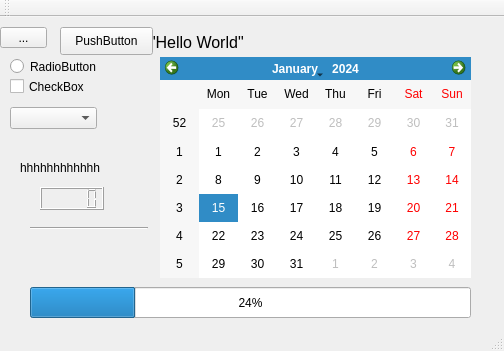
<?xml version="1.0" encoding="UTF-8"?>
<ui version="4.0">
 <class>MainWindow</class>
 <widget class="QMainWindow" name="MainWindow">
  <property name="geometry">
   <rect>
    <x>0</x>
    <y>0</y>
    <width>504</width>
    <height>351</height>
   </rect>
  </property>
  <property name="windowTitle">
   <string>MainWindow</string>
  </property>
  <widget class="QWidget" name="centralWidget">
   <widget class="QLabel" name="label">
    <property name="geometry">
     <rect>
      <x>150</x>
      <y>0</y>
      <width>121</width>
      <height>51</height>
     </rect>
    </property>
    <property name="font">
     <font>
      <family>Arial</family>
      <pointsize>12</pointsize>
     </font>
    </property>
    <property name="text">
     <string>&quot;Hello World&quot;</string>
    </property>
   </widget>
   <widget class="QLabel" name="label_2">
    <property name="geometry">
     <rect>
      <x>20</x>
      <y>130</y>
      <width>101</width>
      <height>41</height>
     </rect>
    </property>
    <property name="text">
     <string>hhhhhhhhhhhh</string>
    </property>
   </widget>
   <widget class="QCalendarWidget" name="calendarWidget">
    <property name="geometry">
     <rect>
      <x>160</x>
      <y>40</y>
      <width>311</width>
      <height>221</height>
     </rect>
    </property>
   </widget>
   <widget class="QLCDNumber" name="lcdNumber">
    <property name="geometry">
     <rect>
      <x>40</x>
      <y>170</y>
      <width>64</width>
      <height>23</height>
     </rect>
    </property>
   </widget>
   <widget class="QProgressBar" name="progressBar">
    <property name="geometry">
     <rect>
      <x>30</x>
      <y>270</y>
      <width>441</width>
      <height>31</height>
     </rect>
    </property>
    <property name="value">
     <number>24</number>
    </property>
   </widget>
   <widget class="Line" name="line">
    <property name="geometry">
     <rect>
      <x>30</x>
      <y>210</y>
      <width>118</width>
      <height>3</height>
     </rect>
    </property>
    <property name="orientation">
     <enum>Qt::Horizontal</enum>
    </property>
   </widget>
   <widget class="QPushButton" name="pushButton">
    <property name="geometry">
     <rect>
      <x>60</x>
      <y>10</y>
      <width>93</width>
      <height>28</height>
     </rect>
    </property>
    <property name="text">
     <string>PushButton</string>
    </property>
   </widget>
   <widget class="QToolButton" name="toolButton">
    <property name="geometry">
     <rect>
      <x>0</x>
      <y>10</y>
      <width>47</width>
      <height>21</height>
     </rect>
    </property>
    <property name="text">
     <string>...</string>
    </property>
   </widget>
   <widget class="QRadioButton" name="radioButton">
    <property name="geometry">
     <rect>
      <x>10</x>
      <y>40</y>
      <width>115</width>
      <height>19</height>
     </rect>
    </property>
    <property name="text">
     <string>RadioButton</string>
    </property>
   </widget>
   <widget class="QCheckBox" name="checkBox">
    <property name="geometry">
     <rect>
      <x>10</x>
      <y>60</y>
      <width>91</width>
      <height>19</height>
     </rect>
    </property>
    <property name="text">
     <string>CheckBox</string>
    </property>
   </widget>
   <widget class="QComboBox" name="comboBox">
    <property name="geometry">
     <rect>
      <x>10</x>
      <y>90</y>
      <width>87</width>
      <height>22</height>
     </rect>
    </property>
   </widget>
  </widget>
  <widget class="QMenuBar" name="menuBar">
   <property name="geometry">
    <rect>
     <x>0</x>
     <y>0</y>
     <width>504</width>
     <height>26</height>
    </rect>
   </property>
  </widget>
  <widget class="QToolBar" name="mainToolBar">
   <attribute name="toolBarArea">
    <enum>TopToolBarArea</enum>
   </attribute>
   <attribute name="toolBarBreak">
    <bool>false</bool>
   </attribute>
  </widget>
  <widget class="QStatusBar" name="statusBar"/>
 </widget>
 <layoutdefault spacing="6" margin="11"/>
 <resources/>
 <connections/>
</ui>
